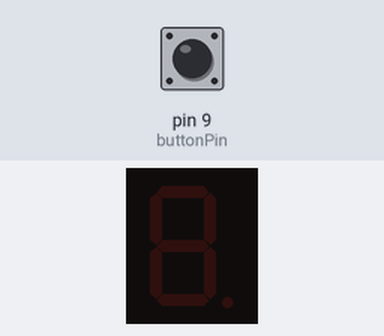
Bench run of a sketch on a simulated Arduino Uno, built with avr-gcc and run on an emulated ATmega328P. On the bench: 1-digit seven-segment display. Wiring (inferred from the names in the program): 1-digit 7-segment display, segments lit when HIGH: segments pin 2, pin 3, pin 4, pin 5, pin 6, pin 7, pin 8. The inputs (shaded band) are chosen by the test bench; at power-on: pin 9 (buttonPin) LOW. The segment pins are drawn as the display they are named for.

Above: at 1.2 s.
1.3 s: pin 9 (buttonPin) pulled HIGH for 1 s
At 3.5 s:
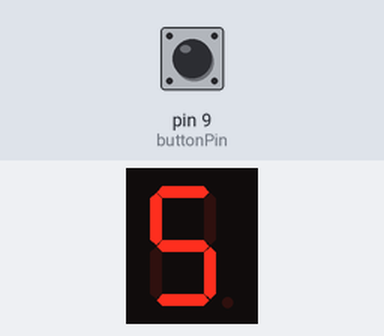
3.8 s: pin 9 (buttonPin) pulled HIGH for 0.15 s
At 5.0 s:
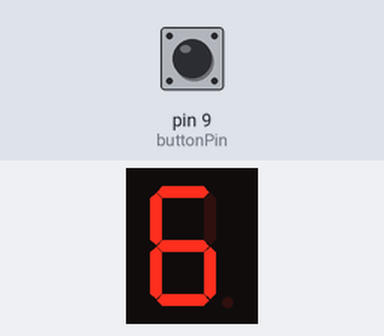
5.5 s: pin 9 (buttonPin) pulled HIGH for 0.15 s
At 6.3 s:
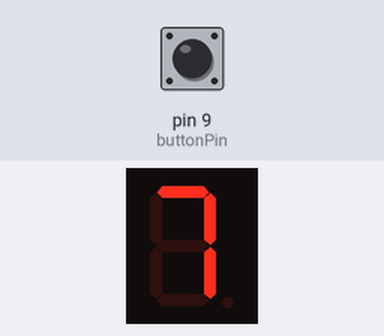
7.2 s: pin 9 (buttonPin) pulled HIGH for 3.2 s
At 11.1 s:
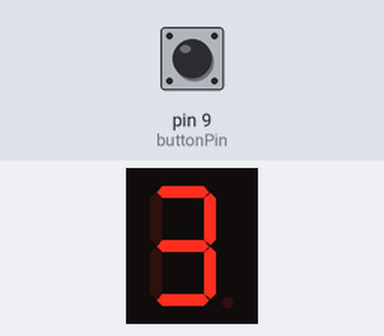
Timing chart, 0 to 12.6 s (numbered marks = the images above; inputs shaded):
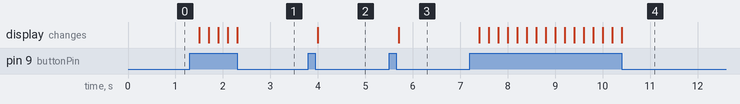

Measured:
- after the input at 1.3 s, the display: first changes after 0.20 s (image 1 shows a later state)
- after the input at 3.8 s, the display: changes after 0.20 s (image 2)
- after the input at 5.5 s, the display: changes after 0.20 s (image 3)
- after the input at 7.2 s, the display: first changes after 0.20 s (image 4 shows a later state)

The sketch:

7segment.ino
```cpp
// 7 Segment display using Arduino
int a = 2;
int b = 3;
int c = 4;
int d = 5;
int e = 6;
int f = 7;
int g = 8;

// Define button pin
int buttonPin = 9;

// Variable to track the current digit
int currentDigit = 0;

// Digit patterns for 0-9 (common cathode)
int digits[10][7] = {
  {1, 1, 1, 1, 1, 1, 0}, // 0
  {0, 1, 1, 0, 0, 0, 0}, // 1
  {1, 1, 0, 1, 1, 0, 1}, // 2
  {1, 1, 1, 1, 0, 0, 1}, // 3
  {0, 1, 1, 0, 0, 1, 1}, // 4
  {1, 0, 1, 1, 0, 1, 1}, // 5
  {1, 0, 1, 1, 1, 1, 1}, // 6
  {1, 1, 1, 0, 0, 0, 0}, // 7
  {1, 1, 1, 1, 1, 1, 1}, // 8
  {1, 1, 1, 1, 0, 1, 1}  // 9
};

void setup() {
  // Set all segment pins as output
  pinMode(a, OUTPUT);
  pinMode(b, OUTPUT);
  pinMode(c, OUTPUT);
  pinMode(d, OUTPUT);
  pinMode(e, OUTPUT);
  pinMode(f, OUTPUT);
  pinMode(g, OUTPUT);

  // Set button pin as input
  pinMode(buttonPin, INPUT);
}

void loop() {
  // Check if the button is pressed
  if (digitalRead(buttonPin) == HIGH) {
    delay(200); // Debounce delay
    currentDigit++; // Increment the digit
    if (currentDigit > 9) {
      currentDigit = 0; // Reset to 0 if it exceeds 9
    }
    displayDigit(currentDigit); // Update the display
  }
}

// Function to display a digit
void displayDigit(int num) {
  digitalWrite(a, digits[num][0]);
  digitalWrite(b, digits[num][1]);
  digitalWrite(c, digits[num][2]);
  digitalWrite(d, digits[num][3]);
  digitalWrite(e, digits[num][4]);
  digitalWrite(f, digits[num][5]);
  digitalWrite(g, digits[num][6]);
}
```

xrectangle.c
```cpp
#include <stdio.h>
int main(){
    int n;
    printf("Enter the number of rows: ");
    scanf("%d", &n);
    if(n %2 == 0){
        printf("Enter an even number\n");
        return 1;
    }
    // First row
    for(int i = 1; i<=n; i++){
        printf("@");
    }
    printf("\n");

    /* iterate over the 2nd to 2nd last row
    as we have already printed the first and last row */
    for(int i = 2; i <= n-1; i++){
        printf("@"); // to print @ at the start of the row
        for(int j = 2; j <= n-1; j++){
            if(j == i || j == (n-i)+1)
                printf("@");
            else
                printf(" ");
        }
        printf("@"); // to print @ at the end of the row
        printf("\n");
    }
    // Last row
    for(int i = 1; i<=n; i++){
        printf("@");
    }
    printf("\n");
}
```
